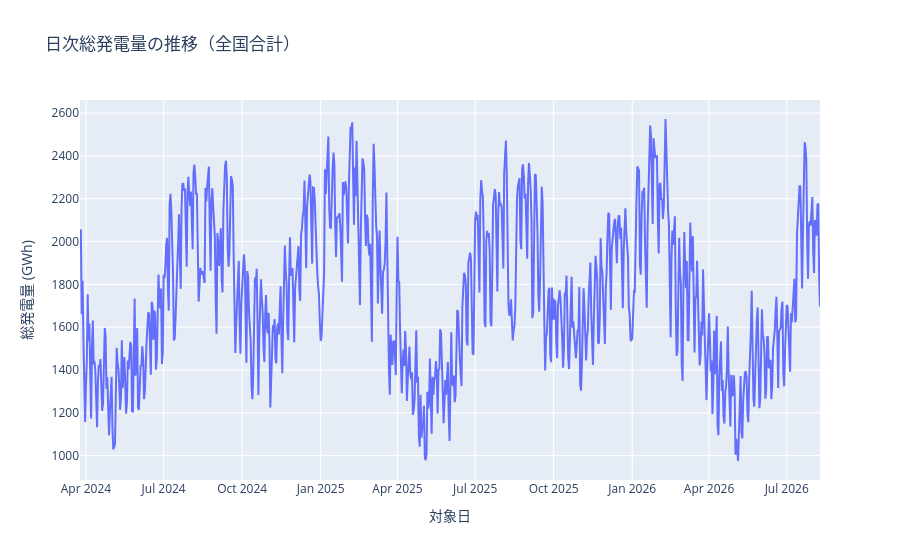

This figure's notebook cell:
### Markdown cell above
## 8. 日次総発電量の推移（全国合計）

全発電所を合計した日次発電量の時系列。データの欠落や異常値がないかの全体感の確認も兼ねる。

### Code cell
daily_total = (
    df.group_by("target_date")
    .agg((pl.col("generation_kwh").sum() / 1e6).alias("total_gwh"))
    .sort("target_date")
)

fig = px.line(
    daily_total,
    x="target_date",
    y="total_gwh",
    title="日次総発電量の推移（全国合計）",
    labels={"target_date": "対象日", "total_gwh": "総発電量 (GWh)"},
)
fig.show()

### Figure 1 — Plotly figure (JSON) as saved in the notebook; plotly's stock layout.template omitted (floating-point values rounded to 4 significant figures; data arrays with more than 128 entries replaced by an {"elided": "..."} marker saying what was removed)
{"data": [{"hovertemplate": "対象日=%{x}<br>総発電量 (GWh)=%{y}<extra></extra>", "legendgroup": "", "line": {"color": "#636efa", "dash": "solid"}, "marker": {"symbol": "circle"}, "mode": "lines", "name": "", "orientation": "v", "showlegend": false, "type": "scatter", "x": {"elided": "868 str values"}, "xaxis": "x", "y": {"elided": "868 float values"}, "yaxis": "y"}], "layout": {"legend": {"tracegroupgap": 0}, "title": {"text": "日次総発電量の推移（全国合計）"}, "xaxis": {"anchor": "y", "domain": [0, 1], "title": {"text": "対象日"}}, "yaxis": {"anchor": "x", "domain": [0, 1], "title": {"text": "総発電量 (GWh)"}}}}
